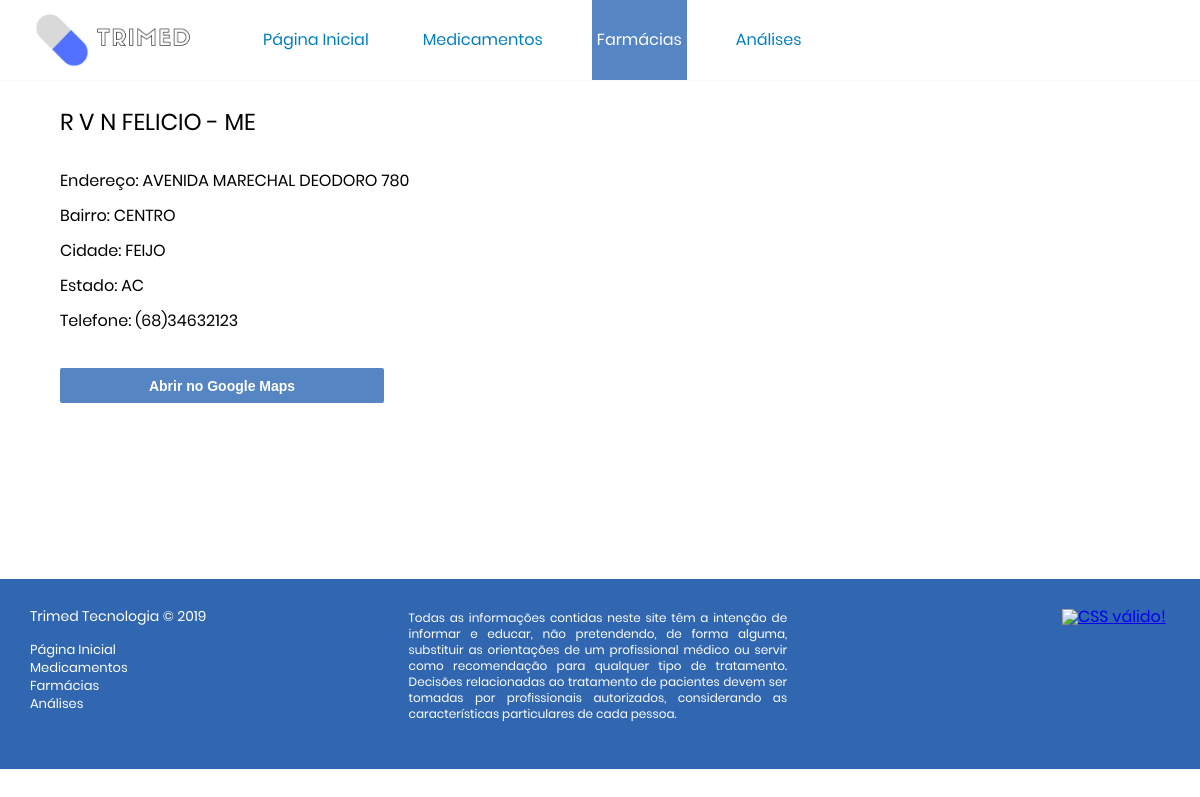
Screenshot of /infofarmacia.php?id=1 with the database file from the repository.
### tables this page shows
CREATE TABLE `farmacias` (
  `id` int(11) NOT NULL,
  `estado` varchar(255) NOT NULL,
  `municipio` varchar(255) NOT NULL,
  `bairro` varchar(255) NOT NULL,
  `endereco` varchar(255) NOT NULL,
  `telefone` varchar(255) NOT NULL,
  `razao_social` varchar(255) NOT NULL
);

### funcoes/infofarmacia.php (called while the page is built, shortened)
<?php
include('connection/conecta.php');
	$id = $_GET['id'];
	$query = "select * from farmacias where id = '{$id}';";
	$con = $conexao->query($query) or die($conexao->error);
?>

### infofarmacia.php (the view, shortened to what this page needs)
<?php require_once('head.php'); ?>
<?php require_once('header.php');
require_once('funcoes/infofarmacia.php');
$dado = $con->fetch_array();?>
	<section class="conteudonormal" style="line-height: 35px;">
		<h1><?php echo $dado['razao_social']; ?></h1>
		<p>Endereço: <?php echo $dado['endereco'];?></p>
		<p>Bairro: <?php echo $dado['bairro'];?></p>
		<p>Cidade: <?php echo $dado['municipio'];?></p>
		<p>Estado: <?php echo $dado['estado'];?></p>
		<p>Telefone: <?php echo $dado['telefone'];?></p>
	<button class="btn-map"><a href="https://www.google.com/maps/search/<?php echo $dado['endereco']; echo ', '; echo $dado['bairro']; echo ', '; echo $dado['municipio'];?>" target="_black">Abrir no Google Maps</a></button>
	</section>
<?php require_once('footer.php'); ?>

### css/style.css (style rules this page uses)
html, body, div, span, applet, object, iframe, h1, h2, h3, h4, h5, h6, p, blockquote, pre, a, abbr, acronym, address, big, cite, code, del, dfn, em, img, ins, kbd, q, s, samp, small, strike, strong, sub, sup, tt, var, b, u, i, center, dl, dt, dd, ol, ul, li, fieldset, form, label, legend, table, caption, tbody, tfoot, thead, tr, th, td, article, aside, canvas, details, embed, figure, figcaption, footer, header, hgroup, menu, nav, output, ruby, section, summary, time, mark, audio, video { margin: 0; padding: 0; border: 0; font-size: 100%; font: inherit; vertical-align: baseline; }
article, aside, details, figcaption, figure, footer, header, hgroup, menu, nav, section { display: block; }
body { line-height: 1; }
.fleft a, .btn-map a { text-decoration: none; color: #fff; }
.bx-login input, .btn-map { width: 100%; height: 15px; border: none; padding: 10px; border-bottom: 2px #ccc solid; background: #fafafa; border-radius: 2px; }
.bx-login input[type="submit"], .btn-map { width: 30%; margin-top: 30px; background: #5685C4; font-size: 14px; height: 35px; color: #fff; font-weight: bold; border-bottom: none; margin-bottom: 40px; padding: initial; }
.conteudonormal { border-top: 1px #fafafa solid; min-height: 450px; height: auto; width: 90%; padding: 2% 5%; }
.conteudonormal h1 { font-size: 23px; margin-bottom: 1em; }

### rows the page displays
farmacias: razao_social "R V N FELICIO - ME", endereco "AVENIDA MARECHAL DEODORO 780", bairro "CENTRO", municipio "FEIJO", estado "AC", telefone "(68)34632123"
